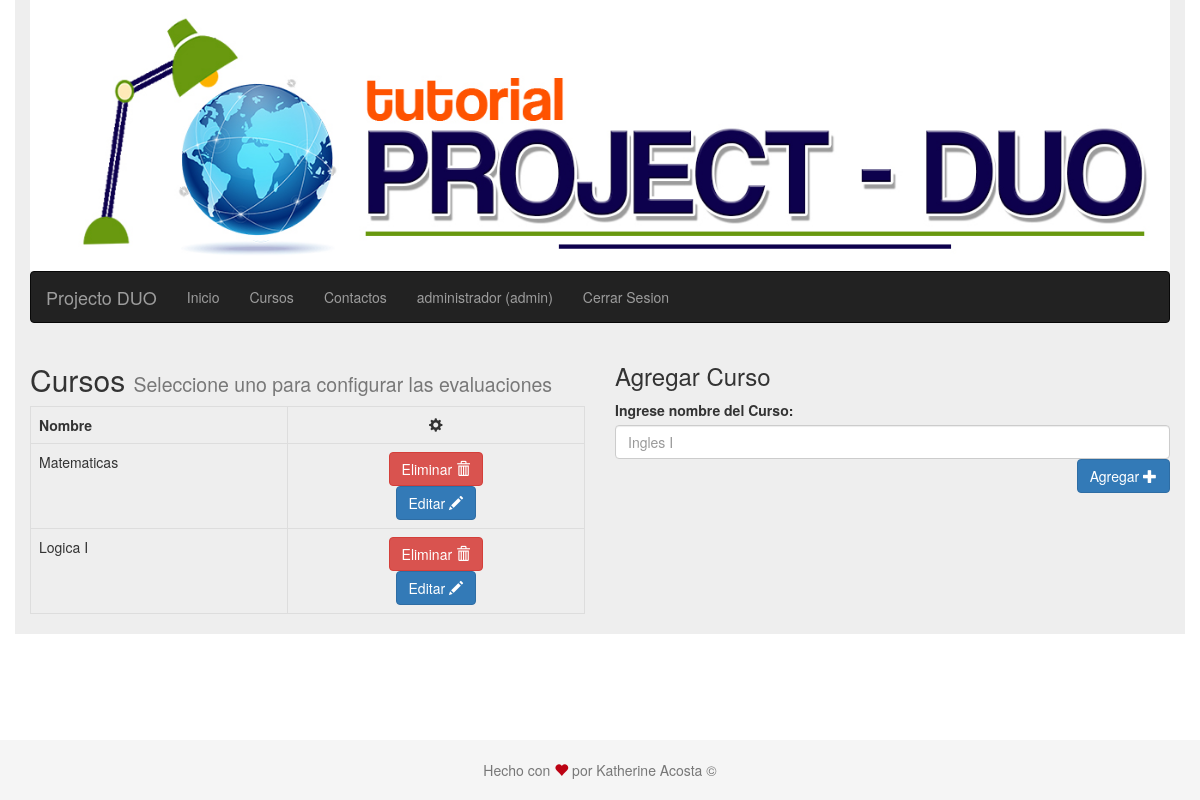
The app's page /cursos.php (signed in), older data.
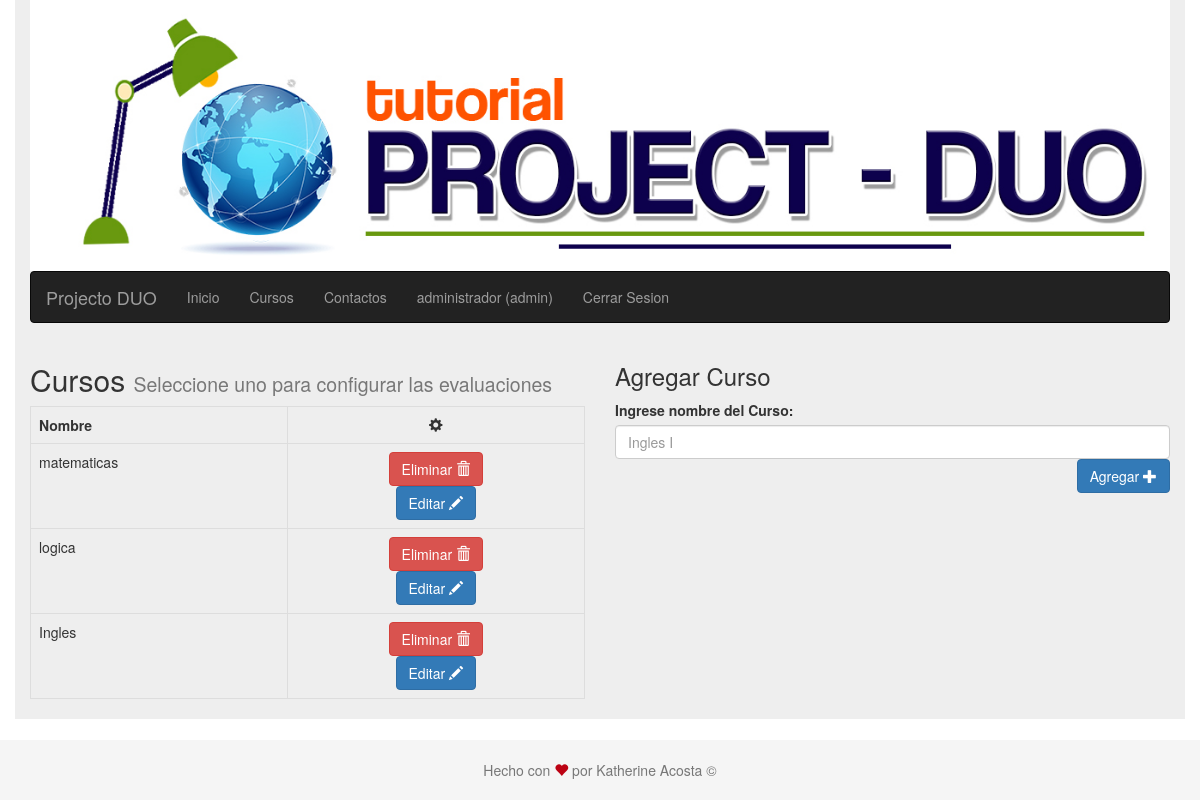
The same page, newer data.
### tables this page shows
CREATE TABLE IF NOT EXISTS `cursos` (
  `id` int(11) NOT NULL AUTO_INCREMENT,
  `nombre` varchar(45) DEFAULT NULL,
  PRIMARY KEY (`id`)
);

### cursos.php (the view, shortened to what this page needs)
<?php
$css = ['estilos/estilopie.css'];
require('encabezado.php');
require('barra_de_navegacion.php');
?>
<?php
require('conneccion.php');
if ($_SESSION['tipo_de_usuario'] === 'estudiante') {
    $query = <<<EOT
    select c.* from usuarios  u
        left join cursos_usuarios  cu
        on cu.usuarios_id = u.id
        left join cursos c
        on cu.cursos_id = c.id
        where u.id = {$_SESSION['user_id']}
EOT;
} else if ($_SESSION['tipo_de_usuario'] === 'admin') {
    $query = "SELECT * FROM cursos";
}
$resultado = $mysqli->query($query);
if ($resultado) {
    $cursos = $resultado;
} else {
    $mensaje = "no se pudieron obtener los cursos";
}
?>
<div class="row">
    <?php if ($_SESSION['tipo_de_usuario'] == 'estudiante') { ?>
        <div class="col-sm-12">
            <h2> Cursos
                <small>
                    Seleccione uno para ver los capitulos
                </small>
            </h2>
            <div class="list-group">
                <?php while ($curso = $cursos->fetch_array(MYSQLI_ASSOC)) { ?>
                    <a class="list-group-item <?= (isset($_GET['id']) && $curso['id'] === $_GET['id']) ? 'active' : '' ?>"
                       href="cursos.php?id=<?= $curso['id'] ?>&nombre=<?= $curso['nombre'] ?>">
                        <?= $curso["nombre"] ?>
                    </a>
                <?php } ?>
            </div>
        </div>
    <?php } else if ($_SESSION['tipo_de_usuario'] == 'admin') { ?>
        <div class="col-sm-12 col-md-6">
            <h2>Cursos
                <small>
                    Seleccione uno para configurar las evaluaciones
                </small>
            </h2>
            <table class="table table-bordered">
                <tr>
                    <th>Nombre</th>
                    <th class="text-center"><i class="glyphicon glyphicon-cog"></i></th>
                </tr>
                <?php while (isset($cursos) && $curso = $cursos->fetch_array(MYSQLI_ASSOC)) { ?>
                    <tr>
                        <td><?= $curso['nombre'] ?></td>
                        <td class="text-center">
                            <form action="cursos.php" method="POST">
                                <button class="btn btn-danger">Eliminar <i class="glyphicon glyphicon-trash"></i>
                                </button>
                            </form>
                            <form action="cursos.php" method="GET">
                                <button class="btn btn-primary">Editar <i class="glyphicon glyphicon-pencil"></i>
                                </button>
                            </form>
                        </td>
                    </tr>
                <?php } ?>
            </table>
        </div>
        <div class="col-sm-12 col-md-6">
            <h3>Agregar Curso </h3>
            <form action="cursos.php" method="POST">
                <div class="form-group">
                    <label for="curso" class="control-label">Ingrese nombre del Curso:</label>
                    <input id="curso" class="form-control" name="nombre" placeholder="Ingles I">
                    <button class=" pull-right btn btn-primary">Agregar <i
                                class="glyphicon glyphicon-plus"></i></button>
                </div>
            </form>
        </div>
    <?php } ?>
</div>
<?php require('pie.php') ?>

### encabezado.php (shortened to what this page needs)
<!DOCTYPE html>
<html lang="es">
<head>
    <link rel="stylesheet" href="https://maxcdn.bootstrapcdn.com/bootstrap/3.3.7/css/bootstrap.min.css"/>
    <link rel="stylesheet" href="estilos/estilogeneral.css"/>
    <?php foreach ($css as $estilo) { ?>
        <link rel="stylesheet" href="<?= $estilo ?>"/>
    <?php } ?>
</head>
<body>
<section class="container">
    <header class="masthead">
        <img class="banner" src="img/logo1.jpg" alt="banner"/>
    </header>

### barra_de_navegacion.php (shortened to what this page needs)
<div id="nav">
    <div class="navbar navbar-inverse">
        <div class="">
            <div class="navbar-header">
                <a href="#" class="navbar-brand">Projecto DUO</a>
            </div>
            <div class="navbar-collapse collapse">
                <ul class="nav navbar-nav">
                    <li><a href="index.php">Inicio</a></li>
                    <li><a href="cursos.php">Cursos</a></li>
                    <li><a href="contactos.php">Contactos</a></li>
                    <?php if (isset($_SESSION['user_id'])) { ?>
                        <li><a href="#"><?= $_SESSION['usuario'] ?> (<?= $_SESSION['tipo_de_usuario'] ?>)</a></li>
                        <li><a href="logout.php">Cerrar Sesion</a></li>
                    <?php } else { ?>
                        <li><a href="registro.php">Registro</a></li>
                        <li><a href="login.php">Iniciar Sesion</a></li>
                    <?php } ?>
                </ul>
            </div>
        </div>
    </div>
</div>

### pie.php (shortened to what this page needs)
        </section>
        <footer class="footer text-center container">
            <div class="">
                <p class="text-muted">Hecho con <i class="glyphicon glyphicon-heart red"></i> por Katherine Acosta &copy; </p>
            </div>
        </footer>
	</body>
</html>

### estilos/estilogeneral.css (style rules this page uses)
.container { background-color: #eee; }
header { margin-bottom: 0; min-height: 50%; background-repeat: no-repeat; background-position: center; -webkit-background-size: cover; background-size: cover; }
header .banner { height: 70%; width: 100%; }

### estilos/estilopie.css (style rules this page uses)
html { position: relative; min-height: 100%; }
body { margin-bottom: 60px; }
.footer { position: absolute; bottom: 0; width: 100%; height: 60px; background-color: #f5f5f5; }
.container .text-muted { margin: 20px 0; }

### pie.php (style rules this page uses)
i.red { color:#BC0213; }

Row changes from the older to the newer data that the page shows:
changed cursos: nombre "Matematicas" → "matematicas"
changed cursos: nombre "Logica I" → "logica"
added cursos: nombre "Ingles"
